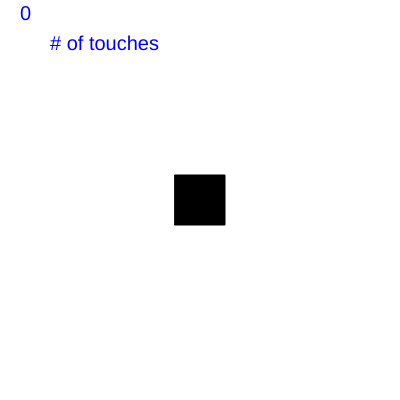
Frame 1 (no input)
Frame 60 (no input): identical to frame 1, image omitted
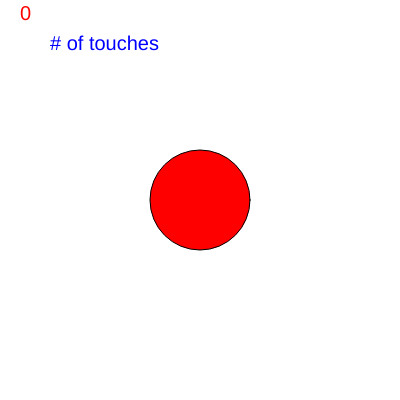
Frame 120 (the mouse pressed at the canvas centre since frame 60)

The p5.js sketch that drew these frames (run headless with seeded random() and noise() and a simulated clock; from frame 60 on, the mouse is pressed at the canvas centre):

// p5.js sketch
// ── sketch.js
//
// test sketch to sort out how to activate buttons and sliders in
// sketches that can run on both computer/mouse and 
// smartphone/table/touch devices
// as of 10/21/23


let value = 0;

function setup(){
  createCanvas(400, 400); 
}

function draw() {
  createCanvas(400,400);
  background(255);

  textSize(20);
  fill(value);
  rect(175, 175, 50, 50);
  fill(0,0,255);
  text('# of touches',50,50);

// mouseIsPressed stores the current mouse position when using OSX 
// the computer touchpad operation is erratic not sure how it is set-up 
// a "mouse press" is not a touch in iOS but a screen touch in iOS appears 
// to act like a mouse press as it stores in the mouseX and mouseY variables 
// the location of the touch but it seemed to take almost a second between 
// the touch on the screen and the screen response

  if(mouseIsPressed === true){
    fill(255,0,0);
    ellipse(mouseX,mouseY,100,100);
  }


  if(touches.length >= 0){
    text(touches.length,20,20);
    }   
}

// when a touch screen is touched the touches objects are populated
// the touches.length variable indicates the number of simultaneous touchs
// it is "0" with no touches and returns to 0 when the touches are removed
// not quite sure yet what happens to the touches.x and touches.y arrays when the
// touches are removed but the touches object DOES NOT populate on a computer
// i.e. you can't use or reference touch object arrays in OSX 

// in the touchStarted() function you can set variables you want to influence
// with the touch - but these are not affected by a mouse press in OSX

//Note: touchStarted is only recognized is using touch devides "duh"
// but if you use mousePressed it works on both touch and mouse systems

// The touchStarted() function is called once after every time a touch 
// is registered. If no touchStarted() function is defined, 
// the mousePressed() function will be called instead if it is defined.

//function touchStarted() {    -> this could be used but see above
function mousePressed(){ 
  if (value === 0) {
    value = 255;
  } else {
    value = 0;
  }
}

// BOTTOM LINE: try to use mouseIsPressed and function mousePressed() 
// to activate buttons and control slider 
//
